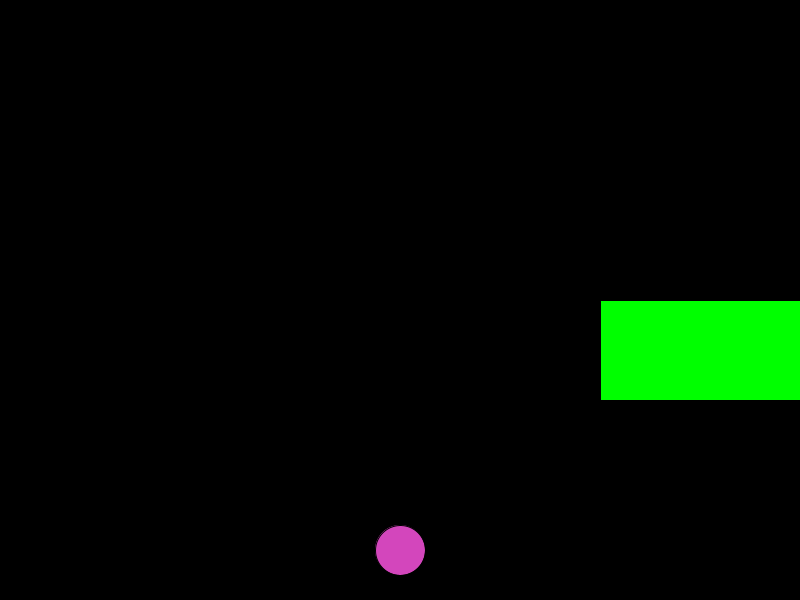
Frame 1 (no input)
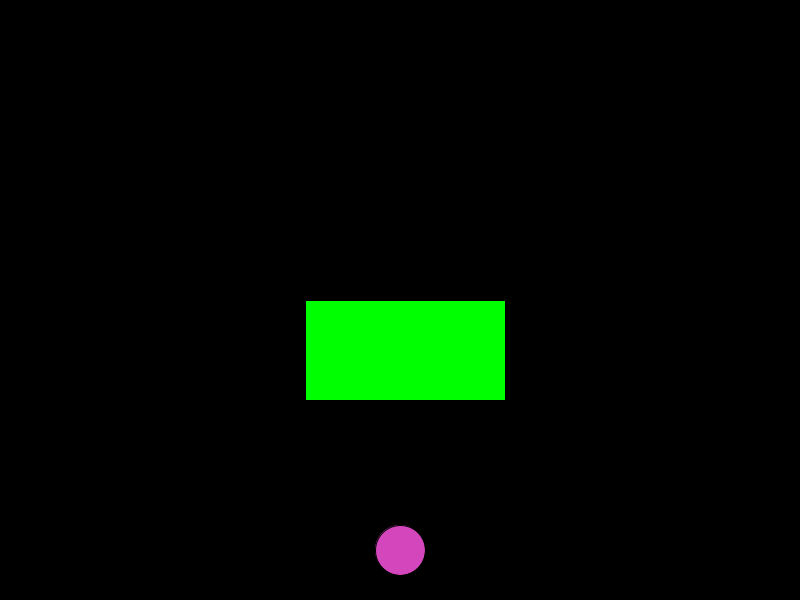
Frame 60 (the mouse pressed at the canvas centre just before this capture)
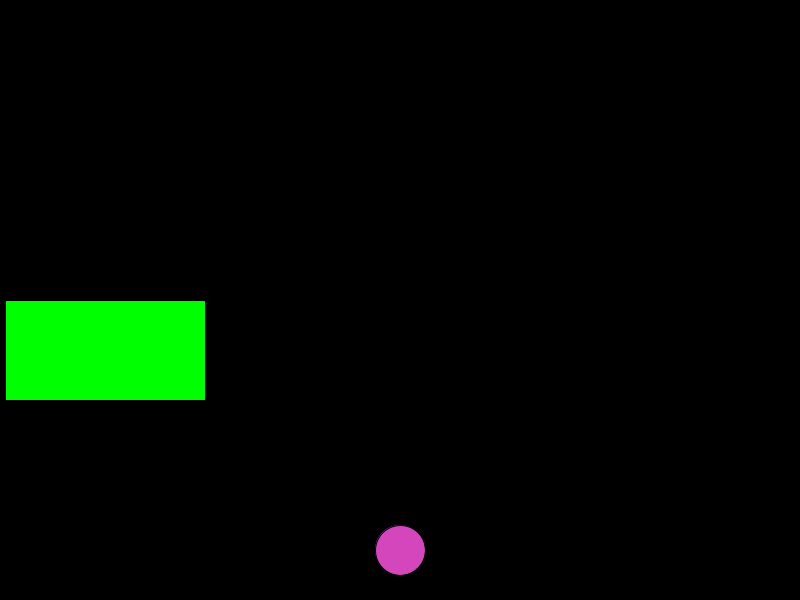
Frame 120 (the mouse held since frame 60 and released just before this capture)

The Processing sketch that drew these frames (run headless with seeded random() and noise(); from frame 60 on, the mouse is pressed at the canvas centre):

// Processing sketch: Frogger_Game
// ── Frogger_Game.pde
int frogX=400;
int frogY=550;
int carX=600;
int carY=300;
int carSpeed=(int)random(5, 10);
void setup () {
  size(800, 600);
}
void draw() {
  background(0, 0, 0);
  fill(211, 70, 188);
  ellipse(frogX, frogY, 50, 50);
  bob.display();
  bobo.display();
  bobob.display();
  bobobo.display();
  bob.move();
  bobo.move();
  bobob.move();
  bobobo.move();
}
void keyPressed()
{
  if (key == CODED) {
    if (keyCode == UP&&(frogY>=5))
    {
      frogY=frogY-5;
    } else if (keyCode == DOWN&&(frogY<=height-5))
    {
      frogY=frogY+5;
    } else if (keyCode == RIGHT&&(frogX<width-5))
    {
      frogX=frogX+5;
    } else if (keyCode == LEFT&&(frogX>5))
    {
      frogX=frogX-5;
    }
  }
}
Car bob= new Car(-5, 600, 300, 200, 100);
Car bobo= new Car(-5, 600, 300, 200, 100);
Car bobob= new Car(-5, 600, 300, 200, 100);
Car bobobo= new Car(-5, 600, 300, 200, 100);
public class Car {
  int carSpeed;
  int carX;
  int carY;
  int carWidth;
  int carHeight;
  Car(int carSpeed, int carX, int carY, int carWidth, int carHeight ) {
    this.carSpeed=carSpeed;
    this.carX=carX;
    this.carY=carY;
    this.carWidth=carWidth;
    this.carHeight=carHeight;
  }
  void move() {
    carX=carX+carSpeed;
  }
  void display() 
  {
    fill(0, 255, 0);
    rect(carX, carY, carWidth, carHeight);
  }
}
